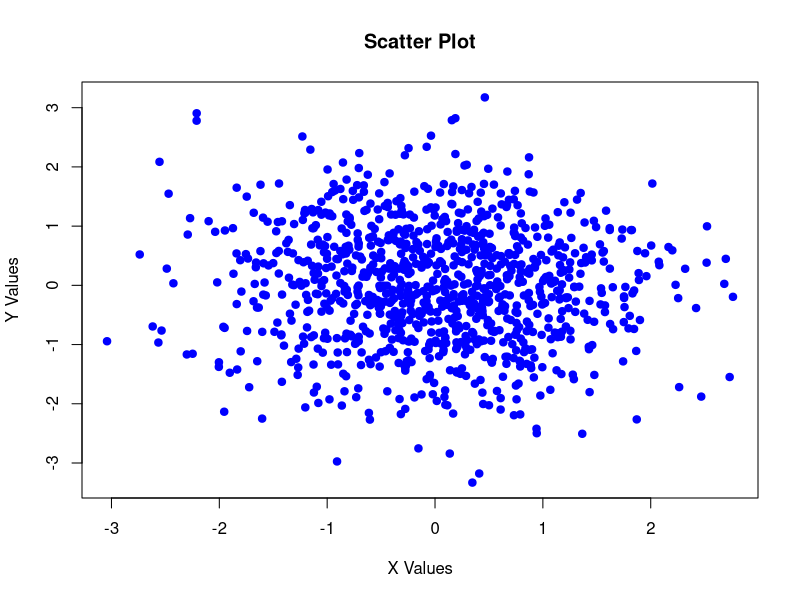
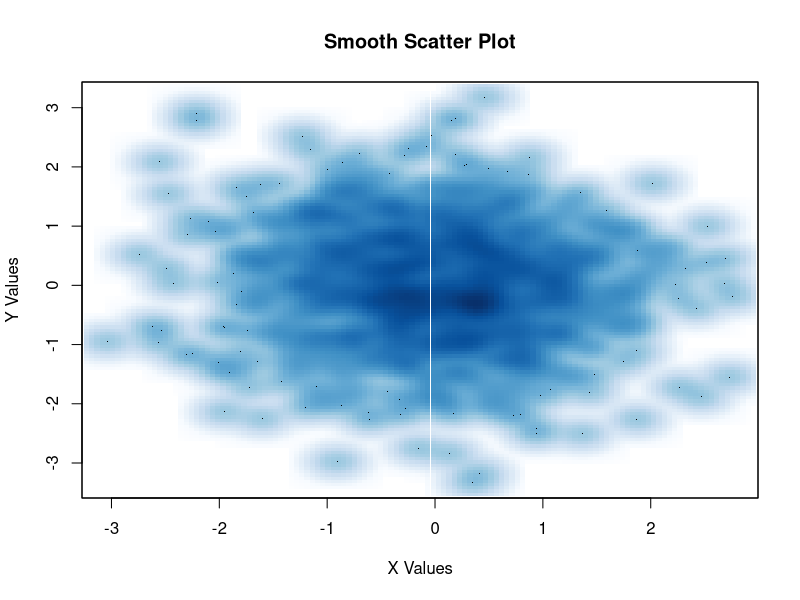

These charts were generated, in order, by the following R code:

set.seed(9)

x <- rnorm(1000)
y <- rnorm(1000)

# Scatter Plot
plot(x, y,
     main = "Scatter Plot",
     xlab = "X Values",
     ylab = "Y Values",
     col = "blue",
     pch = 19)

# Smooth Scatter Plot
smoothScatter(x, y,
              main = "Smooth Scatter Plot",
              xlab = "X Values",
              ylab = "Y Values")
